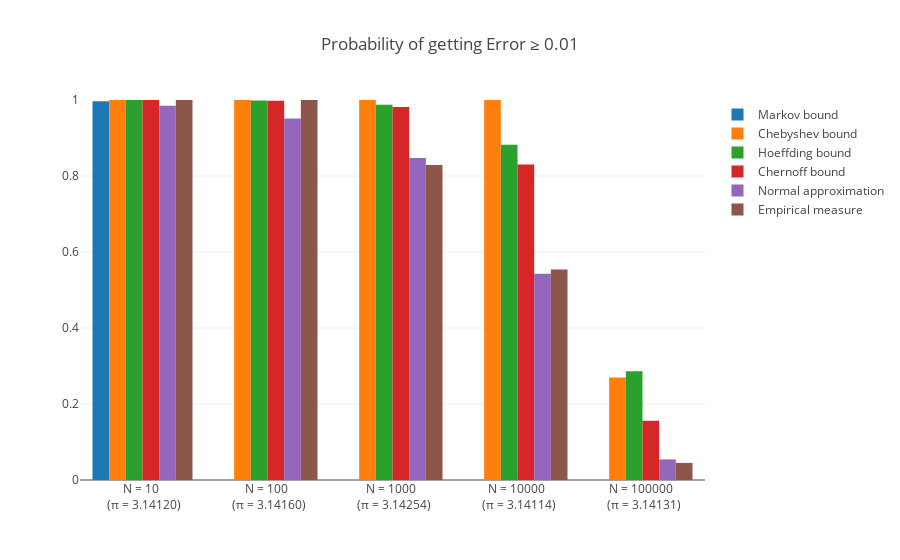

Notebook source saved alongside this figure:
### Code cell
# Define formulas for bounds
dkl = lambda p, q: p*np.log(p/q) + (1-p)*np.log((1-p)/(1-q))
markov_bound = lambda err: np.pi/(np.pi + err)
cheb_bound   = lambda err, n: VARIANCE/(n * err**2)  
chern_bound  = lambda err, n: np.exp(-n*dkl((np.pi + err)/4, np.pi/4))
hoeff_bound  = lambda err, n: np.exp(-n*err**2/8) 

def p_error_normal(err, N):
    """Returns the probability of having deviations >= err for a normal distribution."""
    z = err/(np.sqrt(VARIANCE/N))  # normalize z-score
  
    return 1 - erf(z/np.sqrt(2))


# Plot a comparison between different bounds, the normal approximation and the empirical 
data = [
    Bar(x=x, y=[markov_bound(MAX_ERROR)], name="Markov bound"),
    Bar(x=x, y=[cheb_bound(MAX_ERROR, N) for N in Ns], name="Chebyshev bound"),
    Bar(x=x, y=[hoeff_bound(MAX_ERROR, N) for N in Ns], name="Hoeffding bound"),
    Bar(x=x, y=[chern_bound(MAX_ERROR, N) for N in Ns], name="Chernoff bound"),
    Bar(x=x, y=[p_error_normal(MAX_ERROR, N) for N in Ns], name="Normal approximation"),
    Bar(x=x, y=p_error, name="Empirical measure")
]

lyt = Layout(
    title="Probability of getting Error ≥ {}".format(MAX_ERROR),
    yaxis=dict(range=(0, 1))
)

py.iplot(Figure(data=data, layout=lyt))

### Figure 1 — Plotly figure (JSON) as saved in the notebook; plotly's stock layout.template omitted (floating-point values rounded to 4 significant figures)
{"data": [{"name": "Markov bound", "type": "bar", "x": ["N = 10 <br> (π = 3.14120)", "N = 100 <br> (π = 3.14160)", "N = 1000 <br> (π = 3.14254)", "N = 10000 <br> (π = 3.14114)", "N = 100000 <br> (π = 3.14131)"], "y": [0.9968]}, {"name": "Chebyshev bound", "type": "bar", "x": ["N = 10 <br> (π = 3.14120)", "N = 100 <br> (π = 3.14160)", "N = 1000 <br> (π = 3.14254)", "N = 10000 <br> (π = 3.14114)", "N = 100000 <br> (π = 3.14131)"], "y": [2697.0, 269.7, 26.97, 2.697, 0.2697]}, {"name": "Hoeffding bound", "type": "bar", "x": ["N = 10 <br> (π = 3.14120)", "N = 100 <br> (π = 3.14160)", "N = 1000 <br> (π = 3.14254)", "N = 10000 <br> (π = 3.14114)", "N = 100000 <br> (π = 3.14131)"], "y": [0.9999, 0.9988, 0.9876, 0.8825, 0.2865]}, {"name": "Chernoff bound", "type": "bar", "x": ["N = 10 <br> (π = 3.14120)", "N = 100 <br> (π = 3.14160)", "N = 1000 <br> (π = 3.14254)", "N = 10000 <br> (π = 3.14114)", "N = 100000 <br> (π = 3.14131)"], "y": [0.9998, 0.9981, 0.9816, 0.8303, 0.1558]}, {"name": "Normal approximation", "type": "bar", "x": ["N = 10 <br> (π = 3.14120)", "N = 100 <br> (π = 3.14160)", "N = 1000 <br> (π = 3.14254)", "N = 10000 <br> (π = 3.14114)", "N = 100000 <br> (π = 3.14131)"], "y": [0.9846, 0.9514, 0.8473, 0.5426, 0.05415]}, {"name": "Empirical measure", "type": "bar", "x": ["N = 10 <br> (π = 3.14120)", "N = 100 <br> (π = 3.14160)", "N = 1000 <br> (π = 3.14254)", "N = 10000 <br> (π = 3.14114)", "N = 100000 <br> (π = 3.14131)"], "y": [1, 1, 0.829, 0.554, 0.045]}], "layout": {"title": "Probability of getting Error ≥ 0.01", "yaxis": {"range": [0, 1]}}}
